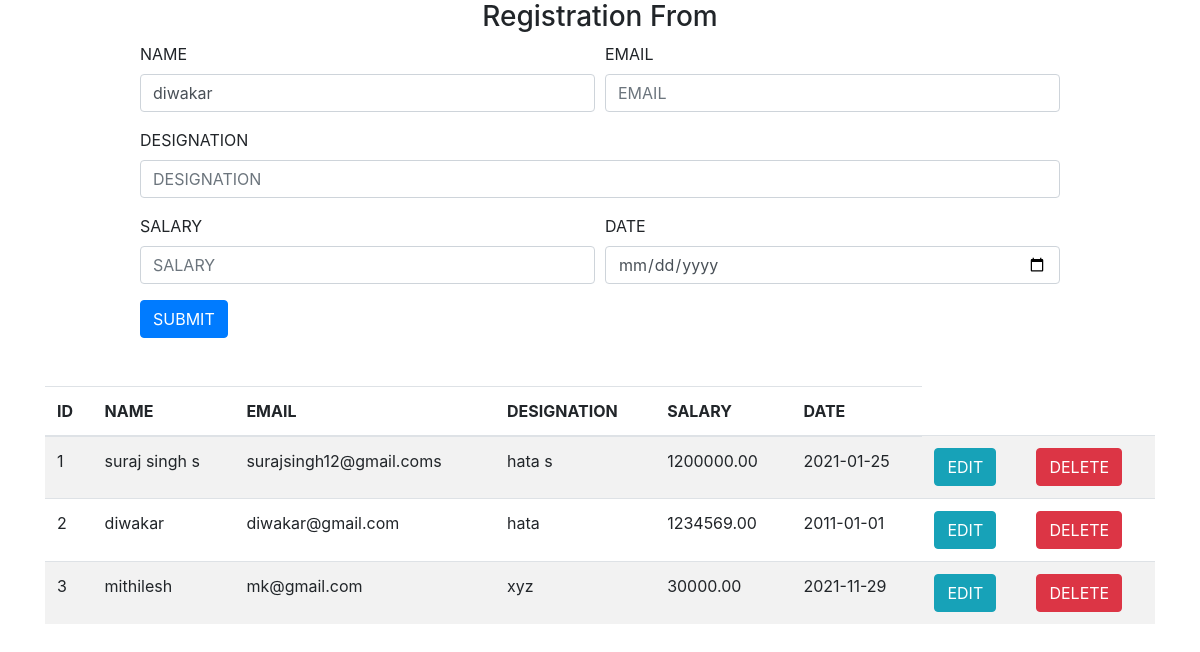
The app's page /index.php?id=2 with its own data.
### tables this page shows
CREATE TABLE `test_form` (
  `id` int(10) NOT NULL,
  `name` varchar(100) DEFAULT NULL,
  `email` varchar(100) DEFAULT NULL,
  `designation` varchar(100) DEFAULT NULL,
  `salary` float(20,2) DEFAULT NULL,
  `date` date NOT NULL DEFAULT current_timestamp()
);

### index.php (the view, shortened to what this page needs)
<!DOCTYPE html>
<html>
<head>
  <link rel="stylesheet" href="https://maxcdn.bootstrapcdn.com/bootstrap/4.5.2/css/bootstrap.min.css">
</head>
<body>
	<?php
	require 'connection.php';
	if(isset($_GET['id']))
    {
        $select = "SELECT * FROM test_form Where id=".$_GET['id'];
        $response =$conn->query($select);
        if($response-> num_rows != 0)
        {
            foreach($response as $val)
            {
                $result = $val;
            }
        }
    }
	 ?>
	<div class="container">
		<h3 class="text-center">Registration From</h3>
		<div class="row">
			<div class="col-md-1">
			</div>
			<div class="col-md-10">
				<form class="test-form">
  <div class="form-row">
  	<div class="form-group col-md-6">
      <label>NAME</label>
      <input type="text" name="name" class="form-control required" value="<?php echo $result['name']; ?>" placeholder="NAME">
    </div>
    <div class="form-group col-md-6">
      <label>EMAIL</label>
      <input type="email" name="email" class="form-control required email-val" placeholder="EMAIL">
    </div>
  </div>
  <div class="form-group">
    <label>DESIGNATION</label>
    <input type="text" name="desig" class="form-control required" placeholder="DESIGNATION">
  </div>
  <div class="form-row">
    <div class="form-group col-md-6">
      <label>SALARY</label>
      <input type="number" name="salary" class="form-control required" placeholder="SALARY">
    </div>
    <div class="form-group col-md-6">
      <label>DATE</label>
      <input type="date" name="date" class="form-control required" placeholder="DATE">
    </div>
  </div>
  <button type="submit" class="btn btn-primary submit">SUBMIT</button>
</form>
			</div>
			<div class="col-md-1"></div>
		</div>
	</div>
	<div class="container mt-5">
		<div class="row">
			<div class="col-md-12 table-responsive">
				<table class="table table-striped">
		  <thead>
		    <tr>
		      <th scope="col">ID</th>
		      <th scope="col">NAME</th>
		      <th scope="col">EMAIL</th>
		      <th scope="col">DESIGNATION</th>
		      <th scope="col">SALARY</th>
		      <th scope="col">DATE</th>
		    </tr>
		  </thead>
		  <tbody>
		   	<?php
		   		require 'connection.php';
		   		$select = "SELECT * FROM test_form";
		   		$response = $conn->query($select);
		   		if($response -> num_rows != 0 )
				{
					foreach ($response as $value) {
						?>
							<tr>
								<td><?php echo $value['id']; ?></td>
								<td><?php echo $value['name']; ?></td>
								<td><?php echo $value['email']; ?></td>
								<td><?php echo $value['designation']; ?></td>
								<td><?php echo $value['salary']; ?></td>
								<td><?php echo $value['date']; ?></td>
								<td><button value="<?php echo $value['id']; ?>" class="btn btn-info edit">EDIT</button></td>
								<td><button value="<?php echo $value['id']; ?>" class="btn btn-danger delete">DELETE</button></td>
							</tr>
						<?php
					}
				}
		   	 ?>
		  </tbody>
		</table>
			</div>
		</div>
	</div>
</body>
</html>

### records on screen
test_form: name "diwakar", id "2", email "diwakar@gmail.com", designation "hata", salary "1234569.00", date "2011-01-01"
test_form: id "1", name "suraj singh s", email "surajsingh12@gmail.coms", designation "hata s", salary "1200000.00", date "2021-01-25"
test_form: id "3", name "mithilesh", email "mk@gmail.com", designation "xyz", salary "30000.00", date "2021-11-29"
